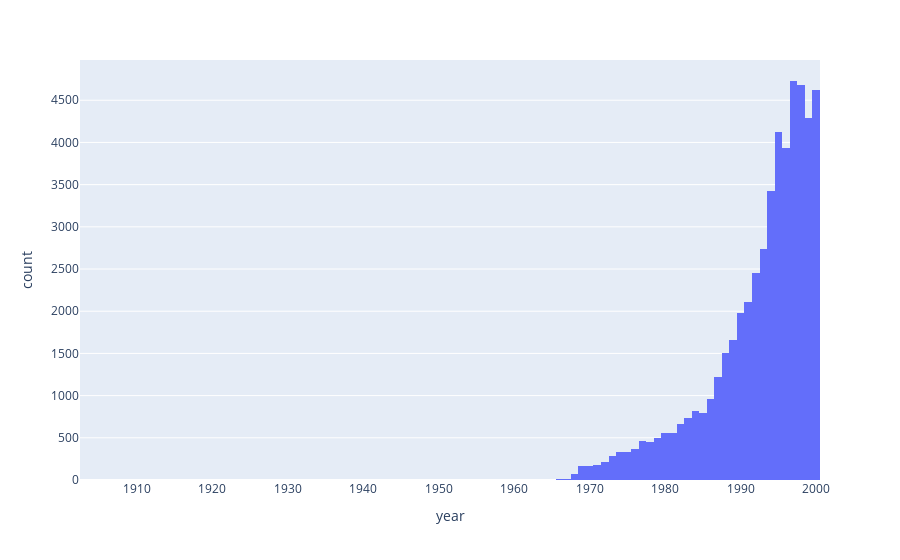

Notebook code for this chart:
### Code cell
# Annual number of counts 

fig = px.histogram(df_2000_seg, x='year') 
fig.show()

### Figure 1 — Plotly figure (JSON) as saved in the notebook; plotly's stock layout.template omitted (floating-point values rounded to 4 significant figures; data arrays with more than 128 entries replaced by an {"elided": "..."} marker saying what was removed)
{"data": [{"alignmentgroup": "True", "bingroup": "x", "hovertemplate": "year=%{x}<br>count=%{y}<extra></extra>", "legendgroup": "", "marker": {"color": "#636efa", "pattern": {"shape": ""}}, "name": "", "offsetgroup": "", "orientation": "v", "showlegend": false, "type": "histogram", "x": {"elided": "52097 int values"}, "xaxis": "x", "yaxis": "y"}], "layout": {"autosize": true, "barmode": "relative", "legend": {"tracegroupgap": 0}, "margin": {"t": 60}, "xaxis": {"anchor": "y", "autorange": true, "domain": [0, 1], "range": [1902.0, 2000.0], "title": {"text": "year"}, "type": "linear"}, "yaxis": {"anchor": "x", "autorange": true, "domain": [0, 1], "range": [0, 4977.0], "title": {"text": "count"}}}}
